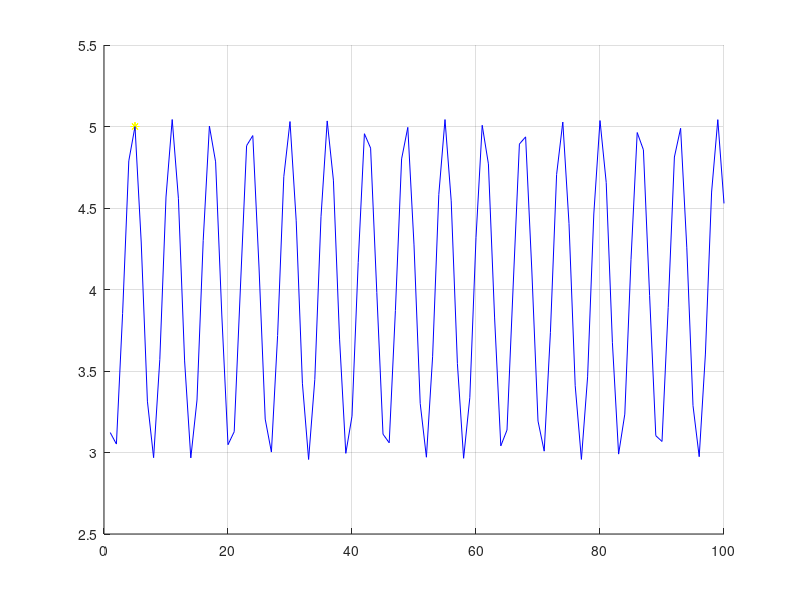

This figure's MATLAB source:
clc;
clear all;
m=input("How many numbers to input for x : ");
count = 0;
input_1=[];
fprintf("Enter the numbers accordingly\n");
while count < m
    x = input('');
    input_1=[input_1 x];
    count = count + 1;
end
input_1;
fprintf("X= [");
fprintf("%d ",input_1);
fprintf("]\n");
length_x=length(input_1);

n=input("How many numbers to input for y : ");

counter = 0;
input_2=[];
fprintf("Enter the numbers accordingly\n");
while counter < n
    y = input('');
    input_2=[input_2 y];
    counter = counter + 1;
end

input_2;
fprintf("X= [");
fprintf("%d ",input_2);
fprintf("]\n");
length_y=length(input_2);

input_1st_4=input_1';
input_2nd_4=input_2';
A=[sin(input_1st_4) ones(length_x,1)];
as=A'*A;
bs=A'*input_2nd_4;
xs=as\bs;
hold on; grid on;
x3=linspace(1,100);
y3=xs(1).*sin(x3)+xs(2);
plot(input_1st_4,input_2nd_4,'y*',x3,y3,'b');
err=A*xs-input_2nd_4;
fprintf("The Updated Equation for Least Curve is y=(%f)*exp(x)+(%f)\n",xs(1),xs(2));